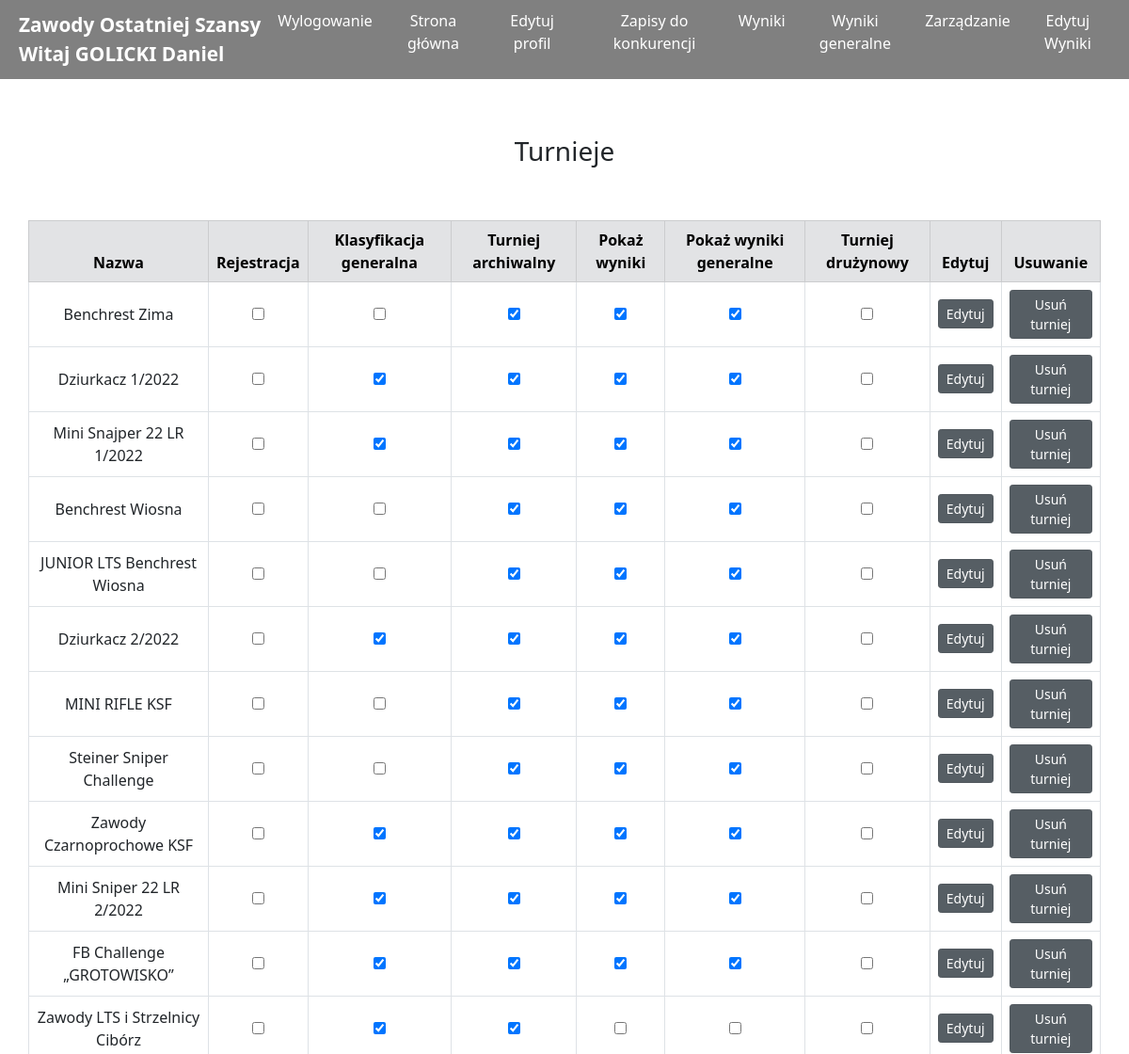
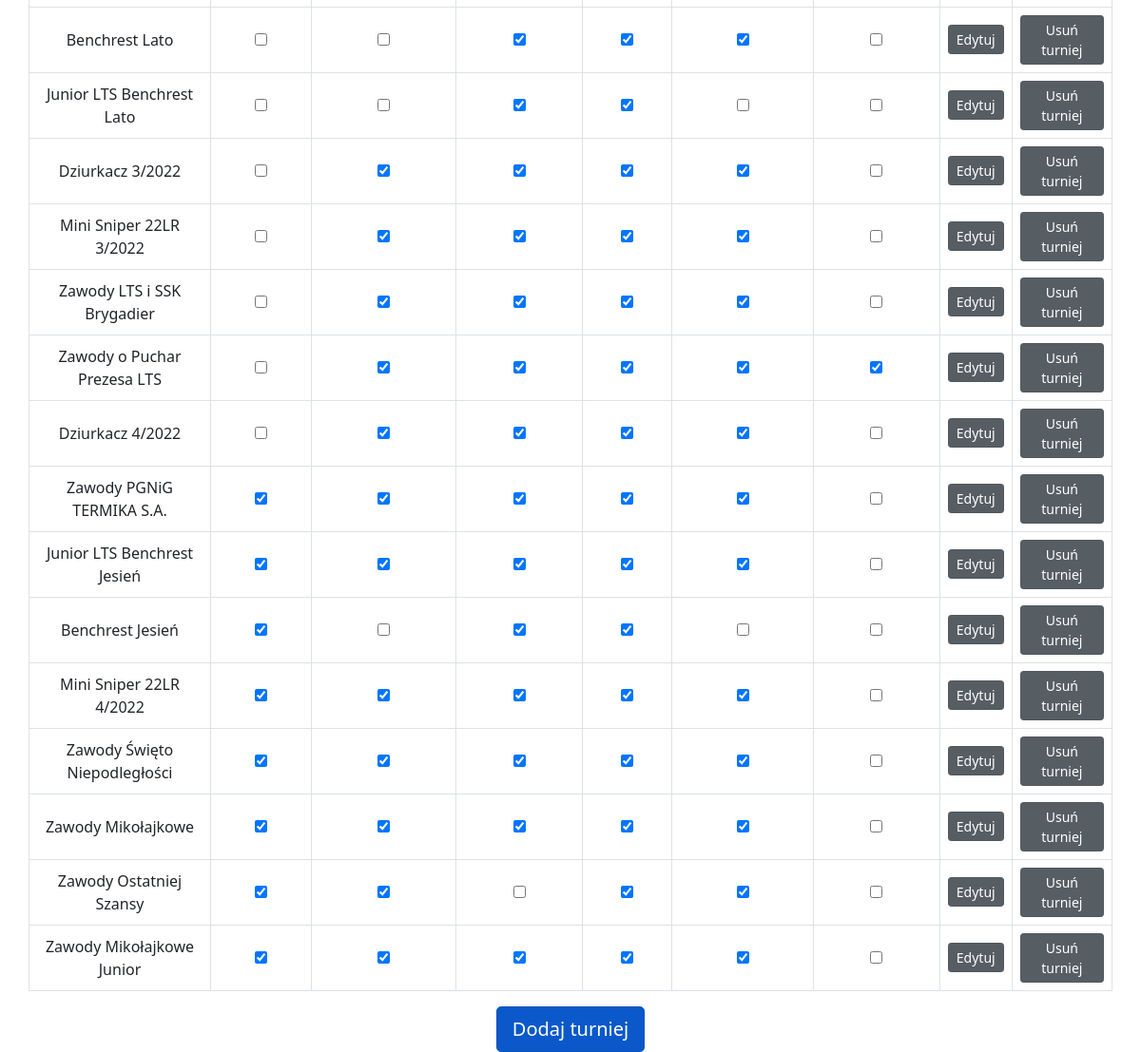
The app's page /37/turnieje/ (signed in) with its own data (2 pictures, top to bottom).
### zawody/models.py (models this page shows)
class Turniej(models.Model):
	nazwa = models.CharField(max_length=30)
	rejestracja = models.BooleanField(default=True, verbose_name='Rejestracja')
	klasyfikacja_generalna = models.BooleanField(default=True, verbose_name='Klasyfikacja generalna')
	turniej_archiwalny = models.BooleanField(default=False, verbose_name='Turniej archiwalny')
	wyniki_widoczne = models.BooleanField(default=True, verbose_name='Pokaż wyniki')
	turniej_druzynowy = models.BooleanField(default=False, verbose_name='Turniej drużynowy')
	wyniki_generalne_widoczne = models.BooleanField(default=True, verbose_name='Pokaż wyniki generalne')
	def __str__(self):
		return self.nazwa

### account/models.py (models this page shows, shortened)
class Account(AbstractBaseUser):
	email 					= models.EmailField(verbose_name="email", max_length=60, unique=True, null=False)
	username 				= models.CharField(max_length=30, unique=True)
	imie					=models.TextField(max_length=60, null=False)
	nazwisko				=models.TextField(max_length=60, null=False)
	licencja				=models.TextField(max_length=60, verbose_name='Numer licencji', blank=True, null=True)
	licencja_sedziego		=models.TextField(max_length=60, verbose_name='Numer licencji sędziego', blank=True, null=True)
	klub					=models.TextField(max_length=60,  blank=True, null=True)
	klasa_sedziego			=models.TextField(max_length=60, verbose_name='Klasa sędziego', blank=True, null=True)
	date_joined				= models.DateTimeField(verbose_name='date joined', auto_now_add=True)
	last_login				= models.DateTimeField(verbose_name='last login', auto_now=True)
	is_admin				= models.BooleanField(default=False)
	is_active				= models.BooleanField(default=True)
	is_staff				= models.BooleanField(default=False)
	is_superuser			= models.BooleanField(default=False)
	is_sedzia				= models.BooleanField(default=False)
	rts						= models.BooleanField(default=False)
	rodo_accepted			= models.BooleanField(default=False)
	USERNAME_FIELD = 'email'
	REQUIRED_FIELDS = ['username',]
	objects = MyAccountManager();
	def __str__(self):
		return (self.nazwisko+' '+self.imie)

### wyniki/views.py (the view)
# urls.py: path('<int:pk>/turnieje/',TurniejListView.as_view(), name="turnieje"),
class TurniejListView(LoginRequiredMixin, ListView):
	login_url = 'start'
	template_name = "wyniki/turniej_list.html"
	def get_context_data(self, **kwargs):
		context = super().get_context_data(**kwargs)
		context['pk'] = self.kwargs['pk']
		context['nazwa_turnieju'] = nazwa_turnieju(self.kwargs['pk'])
		return context
	def get_queryset(self):
		return Turniej.objects.all()
	def dispatch(self, request, *args, **kwargs):
		try:
			if request.user.is_admin:
				return super(TurniejListView, self).dispatch(request, *args, **kwargs)
			else:
				return redirect('not_authorized')
		except:
			return redirect('not_authorized')

### mainapp/views.py (called while the page is built)
def nazwa_turnieju(arg):
	nazwa = Turniej.objects.filter(id=arg)
	return nazwa

### wyniki/templates/wyniki/turniej_list.html
{% extends "base.html" %}
{% block content %}
  <div class="container p-0">
    <div class="d-flex justify-content-center pt-5 pb-5">
      <h3>Turnieje</h3>
    </div>
    <div class="row justify-content-center">
      <div class="col-auto">
        <div class="table-responsive">
          <table class="table table-hover table-bordered table-responsive mx-auto w-auto align-middle md:text-center">
            <thead class="table-secondary">
              <tr>
                <td class="m"><b>Nazwa</b></td>
                <td class="m"><b>Rejestracja</b></td>
                <td class="m"><b>Klasyfikacja generalna</b></td>
                <td class="m"><b>Turniej archiwalny</b></td>
                <td class="m"><b>Pokaż wyniki</b></td>
                <td class="m"><b>Pokaż wyniki generalne</b></td>
                <td class="m"><b>Turniej drużynowy</b></td>
                <td class="m"><b>Edytuj</b></td>
                <td class="m"><b>Usuwanie</b></td>
              </tr>
        </thead>
              {% for turniej in object_list %}
              <tr>
                  <td class="m">{{ turniej.nazwa }}</td>
                <td class="m">
                  <label class="inline-flex items-center">
                    <input type="checkbox" {% if turniej.rejestracja == 1 %} checked="checked" {% endif %} onclick="return false">
                  </label>
                </td>
                <td class="m">
                  <label class="inline-flex items-center">
                    <input type="checkbox" {% if turniej.klasyfikacja_generalna == 1 %} checked="checked" {% endif %} onclick="return false">
                  </label>
                </td>
                <td class="m">
                  <label class="inline-flex items-center">
                    <input type="checkbox" {% if turniej.turniej_archiwalny == 1 %} checked="checked" {% endif %} onclick="return false">
                  </label>
                </td>
                <td class="m">
                  <label class="inline-flex items-center">
                    <input type="checkbox" {% if turniej.wyniki_widoczne == 1 %} checked="checked" {% endif %} onclick="return false">
                  </label>
                </td>
                <td class="m">
                  <label class="inline-flex items-center">
                    <input type="checkbox" {% if turniej.wyniki_generalne_widoczne == 1 %} checked="checked" {% endif %} onclick="return false">
                  </label>
                </td>
                <td class="m">
                  <label class="inline-flex items-center">
                    <input type="checkbox" {% if turniej.turniej_druzynowy == 1 %} checked="checked" {% endif %} onclick="return false">
                  </label>
                </td>
                <td class="m">
                  <a href="{% url 'turniej_edit' turniej.pk pk %}" class="btn btn-secondary btn-sm active" role="button" aria-pressed="true"><p class="m m-0 p-0">Edytuj</p></a>
                </td>
                <td>
                  <a href="{% url 'turniej_delete' turniej.pk pk %}" class="btn btn-secondary btn-sm active" role="button" aria-pressed="true"><p class="m m-0 p-0">Usuń turniej</p></a>
                </td>
          </tr>
              {% endfor %}
          </table>
    </div>
    </div>
    </div>
  <div class="d-flex justify-content-center" >
    <div>
      <a href="{% url 'turniej_add' pk%}" class="btn btn-primary btn-lg active" role="button" aria-pressed="true"<p class="m m-0 p-0">Dodaj turniej</a></a>
    </div>
  </div>
  </div>
{% endblock content %}

### templates/base.html (shortened to what this page needs)
{% load static %}
<!DOCTYPE html>
<html>
	<head>
        <link href="{% static 'css/static.css' %}" rel="stylesheet" type="text/css">
	    <link href="https://unpkg.com/tailwindcss@^2/dist/tailwind.min.css" rel="stylesheet">
	    <link href="https://cdn.jsdelivr.net/npm/bootstrap@5.0.0-beta2/dist/css/bootstrap.min.css" rel="stylesheet">
	</head>
	<body>
	<header>
		<a href="#" class="logo">
				<span>
					{{nazwa_turnieju.0}}
					<br>
			{% if request.user.is_authenticated %}
					Witaj {{request.user}}
			{% endif %}
				</span>
		</a>
		<ul class="navigation">
			{% if request.user.is_authenticated %}
				<li><a href="{% url 'logout' pk=pk %}" onclick="toggleMenu();">Wylogowanie</a></li>
				{% if request.user.rodo_accepted %}
					<li><a href="{% url 'start' %}" onclick="toggleMenu();">Strona główna</a></li>
					{% if request.user.is_admin or request.user.is_sedzia %}
	    				<li><a href="{% url 'sedzia_edit' pk=user.id pk_turniej=pk%}" onclick="toggleMenu();">Edytuj profil</a></li>
	    			{% else %}
	    				<li><a href="{% url 'account_edit_personal' pk=user.id pk_turniej=pk%}" onclick="toggleMenu();">Edytuj profil</a></li>
	    			{% endif %}
					<li><a href="{% url 'rejestracja_choose' pk=pk %}" onclick="toggleMenu();">Zapisy do konkurencji</a></li>
					{% if user.is_superuser or user.rts or nazwa_turnieju.0.wyniki_widoczne %}
						<li><a href="{% url 'wyniki' pk=pk %}" onclick="toggleMenu();">Wyniki</a></li>
					{% endif %}
					{% if user.is_superuser or user.rts or nazwa_turnieju.0.wyniki_generalne_widoczne%}
						<li><a href="{% url 'wyniki_general' pk=pk %}" onclick="toggleMenu();">Wyniki generalne</a></li>
					{% endif %}
					{% if user.is_superuser or user.rts %}
						<li><a href="{% url 'zarzadzanie' pk=pk %}" onclick="toggleMenu();">Zarządzanie</a></li>
					{% endif %}
					{% if request.user.is_sedzia %}
						<li><a href="{% url 'wyniki_edycja' pk=pk %}" onclick="toggleMenu();">Edytuj Wyniki</a></li>
					{% endif%}
				{% endif %}
			{% endif %}
		</ul>
	</header>
		<div class="container p-0 pt-5 mt-5">
		{% block content %}
		{% endblock content %}
	</div>
	</body>
</html>

### static/css/static.css (style rules this page uses)
header { position: fixed; top: 0; left: 0; width: 100%; padding: 10px 20px; z-index: 10000; display: flex; justify-content: space-between; align-items: center; transition: 0.5s; background-color: grey; }
header .logo { color: #fff; font-weight: 700; font-size: 1.5em; text-decoration: none; }
header .logo span { color: white; white-space: nowrap; }
header .navigation { position: relative; display: flex; }
header .navigation li { list-style: none; margin-left: 30px; text-align: center; }
header .navigation li a { text-decoration: none; color: #fff; font-weight: 300; transition: transform 2s ease-in-out; }
@media (max-width: 1300px) { header .navigation { padding-left: 2px; } }
@media (max-width: 1300px) { header .navigation li { margin-left: 16px; } }
@media (max-width: 1300px) { header .logo { color: #fff; font-weight: 700; font-size: 1.3em; text-decoration: none; } }
.active { color: white; }

### records on screen
Turniej: nazwa "Zawody Ostatniej Szansy", rejestracja "☑", klasyfikacja_generalna "☑", wyniki_widoczne "☑", wyniki_generalne_widoczne "☑"
Account: user "GOLICKI Daniel"
Turniej: nazwa "Benchrest Zima", turniej_archiwalny "☑", wyniki_widoczne "☑", wyniki_generalne_widoczne "☑"
Turniej: nazwa "Dziurkacz 1/2022", klasyfikacja_generalna "☑", turniej_archiwalny "☑", wyniki_widoczne "☑", wyniki_generalne_widoczne "☑"
Turniej: nazwa "Mini Snajper 22 LR 1/2022", klasyfikacja_generalna "☑", turniej_archiwalny "☑", wyniki_widoczne "☑", wyniki_generalne_widoczne "☑"
Turniej: nazwa "Benchrest Wiosna", turniej_archiwalny "☑", wyniki_widoczne "☑", wyniki_generalne_widoczne "☑"
Turniej: nazwa "JUNIOR LTS Benchrest Wiosna", turniej_archiwalny "☑", wyniki_widoczne "☑", wyniki_generalne_widoczne "☑"
Turniej: nazwa "Dziurkacz 2/2022", klasyfikacja_generalna "☑", turniej_archiwalny "☑", wyniki_widoczne "☑", wyniki_generalne_widoczne "☑"
Turniej: nazwa "MINI RIFLE KSF", turniej_archiwalny "☑", wyniki_widoczne "☑", wyniki_generalne_widoczne "☑"
Turniej: nazwa "Steiner Sniper Challenge", turniej_archiwalny "☑", wyniki_widoczne "☑", wyniki_generalne_widoczne "☑"
Turniej: nazwa "Zawody Czarnoprochowe KSF", klasyfikacja_generalna "☑", turniej_archiwalny "☑", wyniki_widoczne "☑", wyniki_generalne_widoczne "☑"
Turniej: nazwa "Mini Sniper 22 LR 2/2022", klasyfikacja_generalna "☑", turniej_archiwalny "☑", wyniki_widoczne "☑", wyniki_generalne_widoczne "☑"
Turniej: nazwa "FB Challenge „GROTOWISKO”", klasyfikacja_generalna "☑", turniej_archiwalny "☑", wyniki_widoczne "☑", wyniki_generalne_widoczne "☑"
Turniej: nazwa "Zawody LTS i Strzelnicy Cibórz", klasyfikacja_generalna "☑", turniej_archiwalny "☑"
Turniej: nazwa "Benchrest Lato", turniej_archiwalny "☑", wyniki_widoczne "☑", wyniki_generalne_widoczne "☑"
Turniej: nazwa "Junior LTS Benchrest Lato", turniej_archiwalny "☑", wyniki_widoczne "☑"
Turniej: nazwa "Dziurkacz 3/2022", klasyfikacja_generalna "☑", turniej_archiwalny "☑", wyniki_widoczne "☑", wyniki_generalne_widoczne "☑"
Turniej: nazwa "Mini Sniper 22LR 3/2022", klasyfikacja_generalna "☑", turniej_archiwalny "☑", wyniki_widoczne "☑", wyniki_generalne_widoczne "☑"
Turniej: nazwa "Zawody LTS i SSK Brygadier", klasyfikacja_generalna "☑", turniej_archiwalny "☑", wyniki_widoczne "☑", wyniki_generalne_widoczne "☑"
Turniej: nazwa "Zawody o Puchar Prezesa LTS", klasyfikacja_generalna "☑", turniej_archiwalny "☑", wyniki_widoczne "☑", wyniki_generalne_widoczne "☑", turniej_druzynowy "☑"
Turniej: nazwa "Dziurkacz 4/2022", klasyfikacja_generalna "☑", turniej_archiwalny "☑", wyniki_widoczne "☑", wyniki_generalne_widoczne "☑"
Turniej: nazwa "Zawody PGNiG TERMIKA S.A.", rejestracja "☑", klasyfikacja_generalna "☑", turniej_archiwalny "☑", wyniki_widoczne "☑", wyniki_generalne_widoczne "☑"
Turniej: nazwa "Junior LTS Benchrest Jesień", rejestracja "☑", klasyfikacja_generalna "☑", turniej_archiwalny "☑", wyniki_widoczne "☑", wyniki_generalne_widoczne "☑"
Turniej: nazwa "Benchrest Jesień", rejestracja "☑", turniej_archiwalny "☑", wyniki_widoczne "☑"
Turniej: nazwa "Mini Sniper 22LR 4/2022", rejestracja "☑", klasyfikacja_generalna "☑", turniej_archiwalny "☑", wyniki_widoczne "☑", wyniki_generalne_widoczne "☑"
Turniej: nazwa "Zawody Święto Niepodległości", rejestracja "☑", klasyfikacja_generalna "☑", turniej_archiwalny "☑", wyniki_widoczne "☑", wyniki_generalne_widoczne "☑"
Turniej: nazwa "Zawody Mikołajkowe", rejestracja "☑", klasyfikacja_generalna "☑", turniej_archiwalny "☑", wyniki_widoczne "☑", wyniki_generalne_widoczne "☑"
Turniej: nazwa "Zawody Mikołajkowe Junior", rejestracja "☑", klasyfikacja_generalna "☑", turniej_archiwalny "☑", wyniki_widoczne "☑", wyniki_generalne_widoczne "☑"
